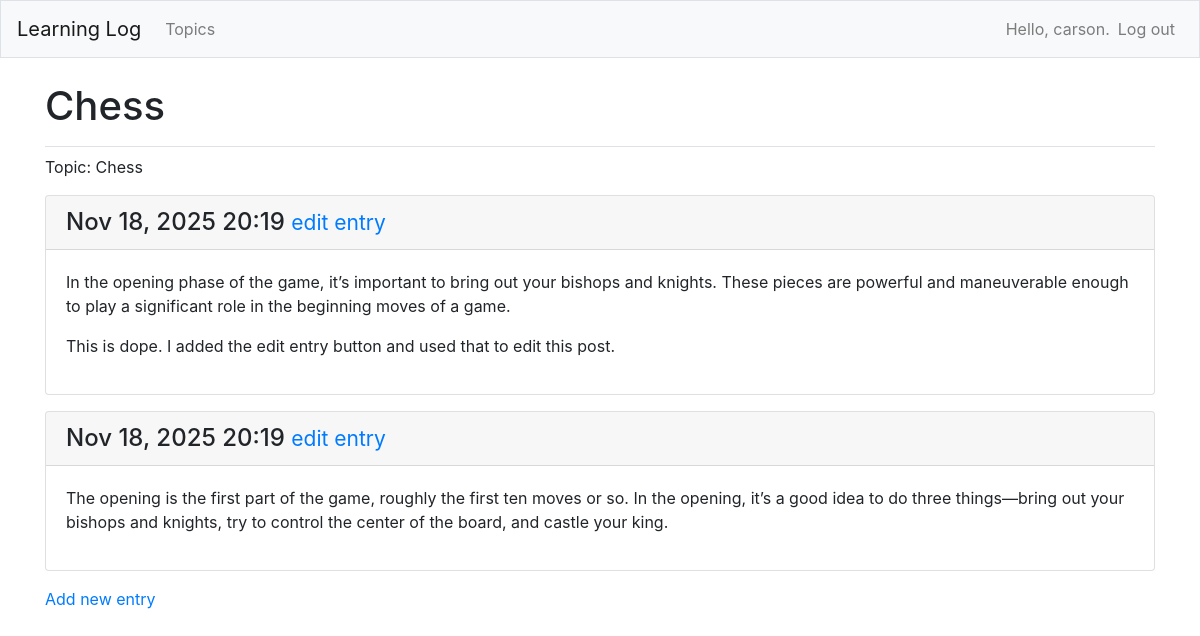
The page /topics/1/ (signed in) on the database its author committed.
### MainApp/models.py (models this page shows, shortened)
class Topic(models.Model):
    text = models.CharField(max_length=200)
    date_added = models.DateTimeField(auto_now_add=True)
    owner = models.ForeignKey(User, on_delete=models.CASCADE)
    def __str__(self):
        return self.text

class Entry(models.Model):
    topic = models.ForeignKey(Topic, on_delete=models.CASCADE)
    text = models.TextField()
    date_added = models.DateTimeField(auto_now_add=True)
    class Meta:
        verbose_name_plural = "entries"

### MainApp/views.py (the view)
# urls.py: path("topics/<int:topic_id>/", views.topic, name="topic"),
@login_required
def topic(request, topic_id):
    t = Topic.objects.get(id=topic_id)
    if t.owner != request.user:
        raise Http404
    entries = Entry.objects.filter(topic=t).order_by("-date_added")
    context = {"topic": t, "entries": entries}
    return render(request, "MainApp/topic.html", context)

### MainApp/templates/mainapp/topic.html
{% extends "MainApp/base.html" %}
{% block page_header %}
  <h1>{{ topic }}</h1>
{% endblock page_header %}
{% block content %}
  <p>Topic: {{ topic }} </p>
     {% for entry in entries %}
     <div class="card mb-3">
       <h4 class="card-header">
        {{ entry.date_added|date:'M d, Y H:i' }}
         <small><a href="{% url 'MainApp:edit_entry' entry.id %}">
          edit entry</a></small>
      </h4>
       <div class="card-body">{{ entry.text|linebreaks }}</div>
    </div>
     {% empty %}
      <p> There are no entries for this topic yet.<p>
     {% endfor %}
  <p>
   <a href="{% url 'MainApp:new_entry' topic.id %}">Add new entry</a>
 </p>
{% endblock content %}

### MainApp/templates/mainapp/base.html (shortened to what this page needs)
{% load bootstrap4 %}
<!doctype html>
<html lang="en">
    <head>
        {% bootstrap_css %}
    </head>
    <body>
        <nav class="navbar navbar-expand-md navbar-light bg-light mb-4 border">
        <a class="navbar-brand" href="{% url 'MainApp:index'%}">Learning Log</a>
        <div class="collapse navbar-collapse" id="navbarCollapse">
            <ul class="navbar-nav mr-auto">
                <li class="nav-item">
                <a class="nav-link" href="{% url 'MainApp:topics'%}">Topics</a></li>
            </ul>
            <ul class="navbar-nav ml-auto">
                {% if user.is_authenticated %}
                <li class="nav-item">
                    <span class="navbar-text">Hello, {{ user.username }}.</span>
                </li>
                <li class="nav-item">
                    <a class="nav-link" href="{% url 'users:logout' %}">Log out</a>
                </li>
                {% else %}
                  <li class="nav-item">
                    <a class="nav-link" href="{% url 'users:register' %}">Register</a>
                  </li>
                  <li class="nav-item">
                    <a class="nav-link" href="{% url 'users:login' %}">Log in</a></li>
                {% endif %}
              </ul>
        </div>
        </nav>
        <main role="main" class="container">
            <div class="pb-2 mb-2 border-bottom">
                {% block page_header %}{% endblock page_header %}
            </div>
            <div>
                {% block content %}{% endblock content %}
            </div>
        </main>
    </body>
</html>

### rows shown on the page
Topic: text "Chess"
Entry: date_added "Nov 18, 2025 20:19", text "In the opening phase of the game, it’s important to bring out your bishops and knights. These pieces are powerful and maneuverable enough to play a significant role in the beginning moves of a game. This is dope. I added the edit entry button and used that to edit this post."
Entry: date_added "Nov 18, 2025 20:19", text "The opening is the first part of the game, roughly the first ten moves or so. In the opening, it’s a good idea to do three things—bring out your bishops and knights, try to control the center of the board, and castle your king."

### other values the page prints
{{ user.username }} "carson"
